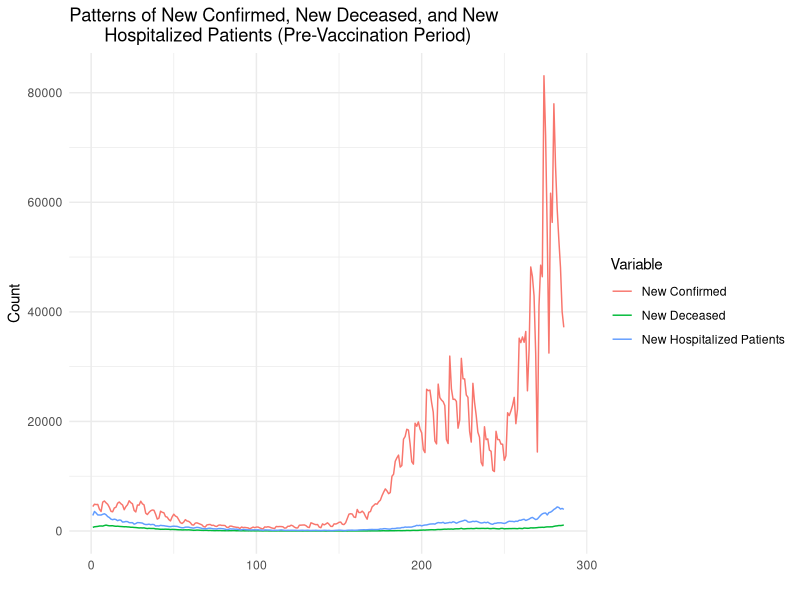
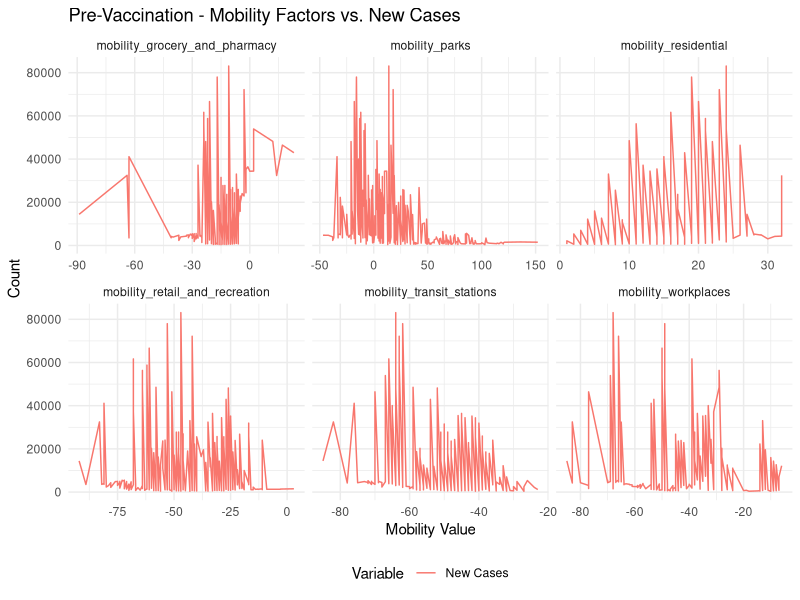
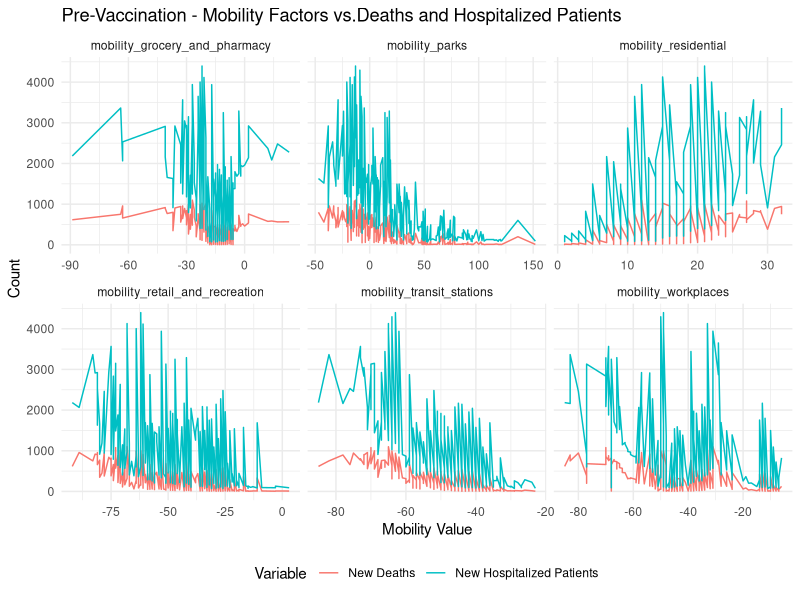
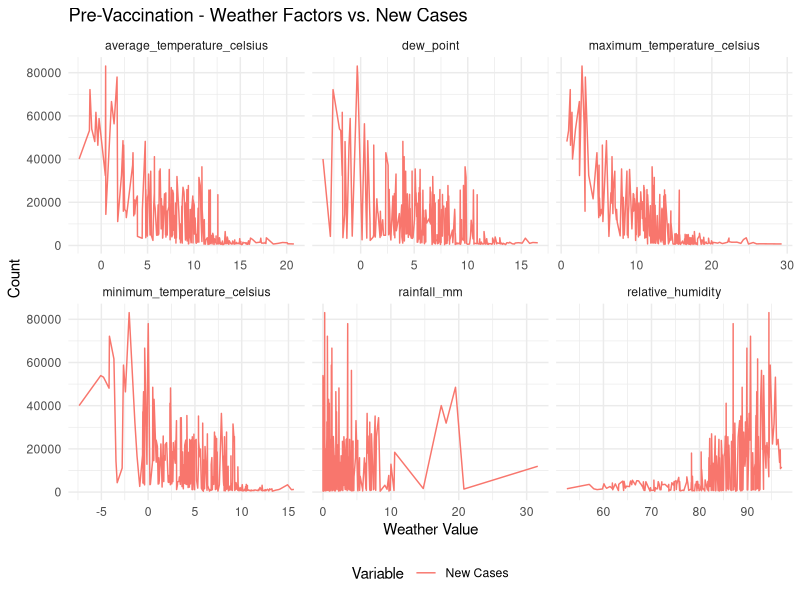
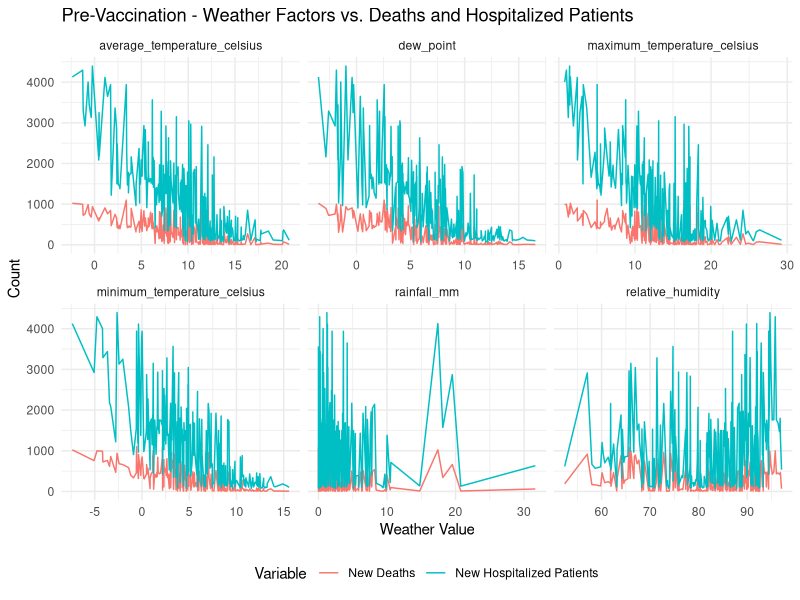
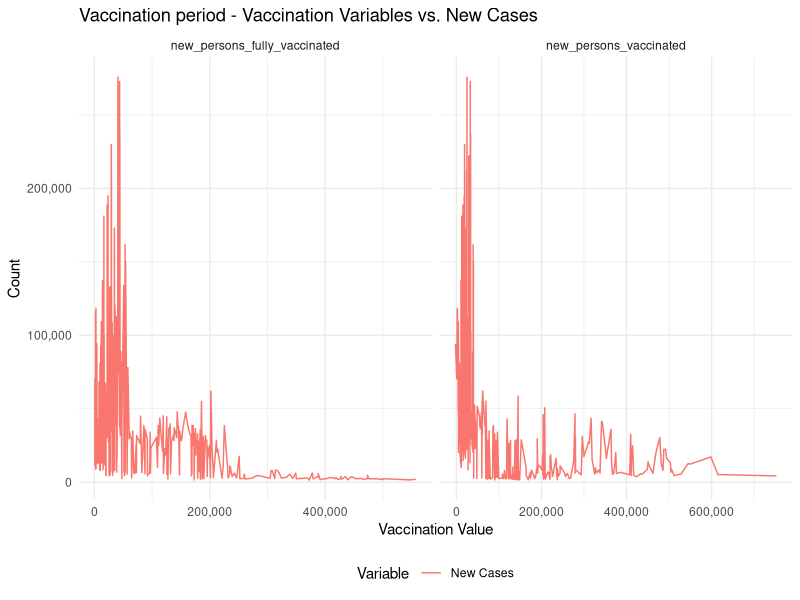
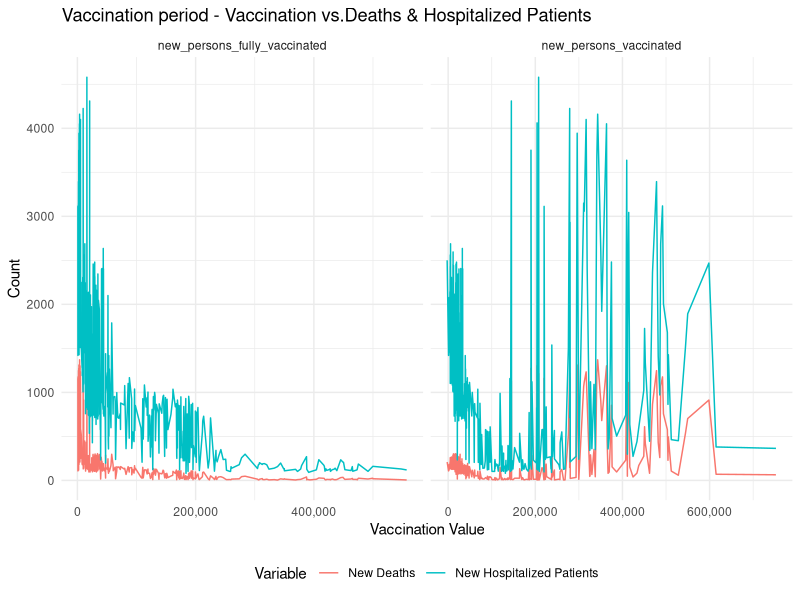
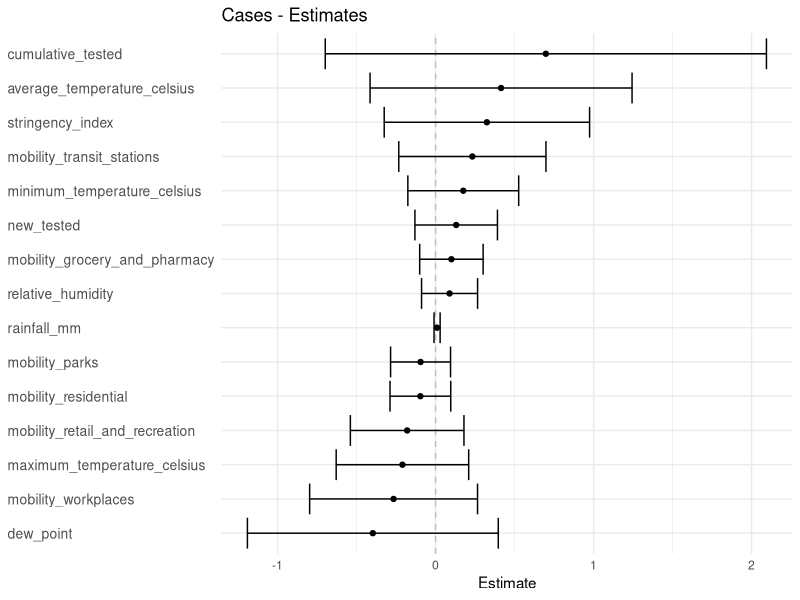

These charts were generated, in order, by the following R code:
## ---- chunk 1
knitr::opts_chunk$set(echo = TRUE, fig.height = 4)
## ---- chunk 2
library(ggplot2)
library(cowplot)
library(tidyverse)
library(caret)
## ---- chunk 3
pre_vaccination_data <- read.csv("UK Pre vaccination period.csv")
vaccination_data <- read.csv("UK Vaccination period.csv")
## ---- chunk 4
# Replace NA values with zeros
pre_vaccination_data[] <- lapply(pre_vaccination_data, function(x)
                                 replace(x, is.na(x), 0))

vaccination_data[] <- lapply(vaccination_data, function(x) 
                             replace(x, is.na(x), 0))
## ---- chunk 5
columns_to_format <- c("average_temperature_celsius",
                       "minimum_temperature_celsius",
                       "maximum_temperature_celsius", "rainfall_mm",
                       "dew_point", "relative_humidity")

# Rounding off the columns
pre_vaccination_data[, columns_to_format] <- round(pre_vaccination_data[,                                                      columns_to_format], 2)
vaccination_data[, columns_to_format] <- round(vaccination_data[,                                                          columns_to_format], 2)
## ---- chunk 6
# Display the structure and first few rows of the data-sets
str(pre_vaccination_data)
str(vaccination_data)
## ---- chunk 7
# Compute summary statistics
summary_pre_vacc <- summary(pre_vaccination_data)
summary_vacc <- summary(vaccination_data)

# Display the summary statistics
cat("Pre-Vaccination Data - Summary statistics:\n")
print(summary_pre_vacc)
cat("Vaccination Data - Summary statistics:\n")
print(summary_vacc)
## ---- chunk 8
# Create a sequence of row numbers to use as x-axis
row_numbers <- seq(nrow(pre_vaccination_data))

# Plot the patterns of cases, deaths and hospitalizations
ggplot()+
  geom_line(data = pre_vaccination_data, aes(x = row_numbers, 
                                             y = new_confirmed,    
                                             color = "New Confirmed"))+
  geom_line(data = pre_vaccination_data, aes(x = row_numbers, 
                                             y = new_deceased, 
                                             color = "New Deceased"))+
  geom_line(data = pre_vaccination_data, aes(x = row_numbers, 
                                  y = new_hospitalized_patients, 
                                  color = "New Hospitalized Patients"))+
  labs(title = "Patterns of New Confirmed, New Deceased, and New
       Hospitalized Patients (Pre-Vaccination Period)", x = " ", 
       y = "Count", color = "Variable") + theme_minimal()
## ---- chunk 9
# Create long format data for mobility variables
pre_vaccination_data_l <- pre_vaccination_data %>%
                          gather(key = "MobilityFactor", 
                                 value = "MobilityValue",
                                 starts_with("mobility_"))

# Create line plot for mobility factors against cases
lp_cases <- ggplot(data = pre_vaccination_data_l,aes(x = MobilityValue)) +
  geom_line(aes(y = new_confirmed, color = "New Cases")) +
  labs(title = "Pre-Vaccination - Mobility Factors vs. New Cases", 
       x = "Mobility Value", y = "Count", color = "Variable") +
  facet_wrap(~ MobilityFactor, scales = "free_x") + theme_minimal()

# Create line plot for mobility factors against deaths and hospital counts
lp_deaths_hospital <- ggplot(data = pre_vaccination_data_l, 
                             aes(x = MobilityValue)) +
  geom_line(aes(y = new_deceased, color = "New Deaths")) +
  geom_line(aes(y = new_hospitalized_patients, 
                color = "New Hospitalized Patients")) +
  # Adjust title for correct alignment
  labs(title = 
  "Pre-Vaccination - Mobility Factors vs.Deaths and Hospitalized Patients",
       x = "Mobility Value", y = "Count", color = "Variable") +
  facet_wrap(~ MobilityFactor, scales = "free_x") + theme_minimal()

# Combine line plots for mobility factors using cowplot
fig_cases <- plot_grid(lp_cases + theme(legend.position="bottom"),
                       ncol = 1, align = 'v', axis = 'lr')

fig_deaths_hospital <- plot_grid(lp_deaths_hospital + 
                                 theme(legend.position = "bottom"),
                                 ncol = 1, align = 'v', axis = 'lr')

# Print the two figures
print(fig_cases)
print(fig_deaths_hospital)

## ---- chunk 10
# Create long format data for weather variables
pre_vaccination_data_l <- pre_vaccination_data %>%
                          gather(key = "WeatherVariable", 
                                 value = "WeatherValue",
                                 average_temperature_celsius,
                                 minimum_temperature_celsius,
                                 maximum_temperature_celsius,
                                 rainfall_mm,
                                 dew_point,
                                 relative_humidity)

# Create line plot for weather variables against cases
lp_cases_weather <- ggplot(data = pre_vaccination_data_l, aes(x = WeatherValue)) +
  geom_line(aes(y = new_confirmed, color = "New Cases")) +
  labs(title = "Pre-Vaccination - Weather Factors vs. New Cases", 
       x = "Weather Value", y = "Count", color = "Variable") +
  facet_wrap(~ WeatherVariable, scales = "free_x") + theme_minimal()

# Create line plot for weather variables against deaths and hospital counts
lp_deaths_hospital_weather <- ggplot(data = pre_vaccination_data_l, aes(x = WeatherValue)) +
  geom_line(aes(y = new_deceased, color = "New Deaths")) +
  geom_line(aes(y = new_hospitalized_patients, color = "New Hospitalized Patients")) +
  # Adjust title for correct alignment
  labs(title = 
  "Pre-Vaccination - Weather Factors vs. Deaths and Hospitalized Patients",
       x = "Weather Value", y = "Count", color = "Variable") +
  facet_wrap(~ WeatherVariable, scales = "free_x") + theme_minimal()

# Combine line plots for weather variables using cowplot
fig_cases_weather <- plot_grid(lp_cases_weather + theme(legend.position = 
                               "bottom"), ncol = 1, align = 'v', 
                               axis = 'lr')

fig_deaths_hospital_weather <- plot_grid(lp_deaths_hospital_weather + 
                                         theme(legend.position = "bottom"),
                                         ncol = 1, align = 'v', 
                                         axis = 'lr')

# Print the two figures
print(fig_cases_weather)
print(fig_deaths_hospital_weather)

## ---- chunk 11
# Create long format data for vaccination variables
vaccination_data_l <- vaccination_data %>%
                      gather(key = "VaccinationVariable", 
                             value = "VaccinationValue",
                             new_persons_vaccinated,
                             new_persons_fully_vaccinated)

# Create line plot for vaccination variables against cases
lp_cases_vaccination <- ggplot(data = vaccination_data_l, 
                               aes(x = VaccinationValue)) +
  geom_line(aes(y = new_confirmed, color = "New Cases")) +
  labs(title = "Vaccination period - Vaccination Variables vs. New Cases", 
       x = "Vaccination Value", y = "Count", color = "Variable") +
  facet_wrap(~ VaccinationVariable, scales = "free_x") + theme_minimal() +
  scale_x_continuous(labels = scales::comma_format()) +
  scale_y_continuous(labels = scales::comma_format())

# Create line plot for vaccination variables against deaths and hospital counts
lp_deaths_hospital_vaccination <- ggplot(data = vaccination_data_l,
                                         aes(x = VaccinationValue)) +
  geom_line(aes(y = new_deceased, color = "New Deaths")) +
  geom_line(aes(y = new_hospitalized_patients, color = 
                "New Hospitalized Patients")) +
  # Adjust title for correct alignment
  labs(title = 
"Vaccination period - Vaccination vs.Deaths & Hospitalized Patients",
       x = "Vaccination Value", y = "Count", color = "Variable") +
  facet_wrap(~ VaccinationVariable, scales = "free_x") + theme_minimal() +
  scale_x_continuous(labels = scales::comma_format())

# Combine line plots for vaccination variables using cowplot
fig_cases_vaccination <- plot_grid(lp_cases_vaccination +
                                   theme(legend.position = "bottom"),
                                   ncol = 1, align = 'v', axis = 'lr')

fig_deaths_hospital_vaccination <- plot_grid(lp_deaths_hospital_vaccination
                                             + theme(legend.position =
                                             "bottom"), ncol = 1, 
                                             align = 'v', axis = 'lr')

# Print the two figures
print(fig_cases_vaccination)
print(fig_deaths_hospital_vaccination)

## ---- chunk 12

# Define the predictor and response variables
# pvd - pre vaccination data
predictors_pvd <- pre_vaccination_data %>%
  select(new_tested, cumulative_tested, mobility_retail_and_recreation,
         mobility_grocery_and_pharmacy, mobility_parks,
         mobility_transit_stations, mobility_workplaces,
         mobility_residential, stringency_index,
         average_temperature_celsius, minimum_temperature_celsius,
         maximum_temperature_celsius, rainfall_mm, dew_point,
         relative_humidity)

responses_pvd <- pre_vaccination_data %>%
  select(new_confirmed, new_deceased, cumulative_confirmed,
         cumulative_deceased, new_hospitalized_patients,
         cumulative_hospitalized_patients, current_hospitalized_patients,
         current_ventilator_patients)

# Scale the data
predictors_pvd <- scale(predictors_pvd)
responses_pvd <- scale(responses_pvd)

# Convert scaled variables back to a data frame
predictors_pvd <- as.data.frame(predictors_pvd)
responses_pvd <- as.data.frame(responses_pvd)

# Data splitting into train and test sets
set.seed(123)  # Set seed for reproducibility
train_index_pvd <- createDataPartition(1:nrow(pre_vaccination_data), 
                                       p = 0.7, list = FALSE)
train_data_pvd <- predictors_pvd[train_index_pvd, ]
train_response_pvd <- responses_pvd[train_index_pvd, ]

test_data_pvd <- predictors_pvd[-train_index_pvd, ]
test_response_pvd <- responses_pvd[-train_index_pvd, ]
## ---- chunk 13
# Combine response variables into a multivariate response data frame
# pvd - pre vaccination data
train_response_multivariate_pvd <- as.matrix(train_response_pvd)

# Build the MLR model using train data
pvd_model <- lm(train_response_multivariate_pvd ~ ., data = train_data_pvd)
## ---- chunk 14
# Evaluate the model using test data
# pvd - pre vaccination data
predictions_pvd <- predict(pvd_model, newdata = test_data_pvd)

# Combine response variables into a multivariate response data frame
test_response_multivariate_pvd <- as.matrix(test_response_pvd)

# Calculate Mean Squared Error (MSE) as an evaluation metric
mse_pvd <- mean((predictions_pvd - test_response_multivariate_pvd)^2)
rmse_pvd <- sqrt(mse_pvd)
# Print the MSE
cat("Mean Squared Error (MSE):", mse_pvd, "\n")
cat("Root Mean Squared Error (RMSE):", rmse_pvd, "\n")
## ---- chunk 15
summary(pvd_model)
## ---- chunk 16
# Extracting estimates from summary
pvs <- summary(pvd_model)

estimate_pvsnc <- (coef(pvs)[[paste("Response", "new_confirmed")]])[,"Estimate"]
# Create a data frame for the estimates and their labels
estimate_data_pvsnc <- data.frame(
  Variable = names(estimate_pvsnc),
  Estimate = estimate_pvsnc
)

estimate_pvsnd <- (coef(pvs)[[paste("Response", "new_deceased")]])[,"Estimate"]
# Create a data frame for the estimates and their labels
estimate_data_pvsnd <- data.frame(
  Variable = names(estimate_pvsnd),
  Estimate = estimate_pvsnd
)

estimate_pvsnh <- (coef(pvs)[[paste("Response", "new_hospitalized_patients")]])[,"Estimate"]
# Create a data frame for the estimates and their labels
estimate_data_pvsnh <- data.frame(
  Variable = names(estimate_pvsnh),
  Estimate = estimate_pvsnh
)

eplot1 <- ggplot(estimate_data_pvsnc[-1,], 
                 aes(x = Estimate, y = fct_reorder(Variable, Estimate))) +
  geom_vline(xintercept = 0, linetype = "dashed", color = "gray") +
  geom_point() +
  geom_errorbarh(aes(xmin = Estimate - 2 * abs(Estimate), 
                     xmax = Estimate + 2 * abs(Estimate))) +
  labs(title = "Cases - Estimates", x = "Estimate") +
  theme_minimal() +
  theme(axis.text.y = element_text(size = 10, hjust = 0), 
        axis.title.y = element_blank())

eplot2 <- ggplot(estimate_data_pvsnd[-1,], 
                 aes(x = Estimate, y = fct_reorder(Variable, Estimate))) +
  geom_vline(xintercept = 0, linetype = "dashed", color = "gray") +
  geom_point() +
  geom_errorbarh(aes(xmin = Estimate - 2 * abs(Estimate), 
                     xmax = Estimate + 2 * abs(Estimate))) +
  labs(title = "Deaths - Estimates", x = "Estimate") +
  theme_minimal() +
  theme(axis.text.y = element_text(size = 10, hjust = 0), 
        axis.title.y = element_blank())

eplot3 <- ggplot(estimate_data_pvsnh[-1,], 
                 aes(x = Estimate, y = fct_reorder(Variable, Estimate))) +
  geom_vline(xintercept = 0, linetype = "dashed", color = "gray") +
  geom_point() +
  geom_errorbarh(aes(xmin = Estimate - 2 * abs(Estimate), 
                     xmax = Estimate + 2 * abs(Estimate))) +
  labs(title = "Hospitalizations - Estimates", x = "Estimate") +
  theme_minimal() +
  theme(axis.text.y = element_text(size = 10, hjust = 0), 
        axis.title.y = element_blank())

# Display the plots
eplot1
eplot2
eplot3
## ---- chunk 17

# Define the predictor and response variables
# vd - vaccination data
predictors_vd <- vaccination_data %>%
  select(new_tested, cumulative_tested, new_persons_vaccinated,
         cumulative_persons_vaccinated,	new_persons_fully_vaccinated,
         cumulative_persons_fully_vaccinated,
         mobility_retail_and_recreation,
         mobility_grocery_and_pharmacy, mobility_parks,
         mobility_transit_stations, mobility_workplaces,
         mobility_residential, stringency_index,
         average_temperature_celsius, minimum_temperature_celsius,
         maximum_temperature_celsius, rainfall_mm, dew_point,
         relative_humidity)

responses_vd <- vaccination_data %>%
  select(new_confirmed, new_deceased, cumulative_confirmed,
         cumulative_deceased, new_hospitalized_patients,
         cumulative_hospitalized_patients, current_hospitalized_patients,
         current_ventilator_patients)

# Scale the data
predictors_vd <- scale(predictors_vd)
responses_vd <- scale(responses_vd)

# Convert scaled variables back to a data frame
predictors_vd <- as.data.frame(predictors_vd)
responses_vd <- as.data.frame(responses_vd)

# Data splitting into train and test sets
set.seed(123)  # Set seed for reproducibility
train_index_vd <- createDataPartition(1:nrow(vaccination_data), 
                                      p = 0.7, list = FALSE)
train_data_vd <- predictors_vd[train_index_vd, ]
train_response_vd <- responses_vd[train_index_vd, ]

test_data_vd <- predictors_vd[-train_index_vd, ]
test_response_vd <- responses_vd[-train_index_vd, ]
## ---- chunk 18
# Combine response variables into a multivariate response data frame
train_response_multivariate_vd <- as.matrix(train_response_vd)

# Build the MLR model using train data
vd_model <- lm(train_response_multivariate_vd ~ ., data = train_data_vd)
## ---- chunk 19
# Evaluate the model using test data
predictions_vd <- predict(vd_model, newdata = test_data_vd)

# Combine response variables into a multivariate response data frame
test_response_multivariate_vd <- as.matrix(test_response_vd)

# Calculate Mean Squared Error (MSE) as an evaluation metric
mse_vd <- mean((predictions_vd - test_response_multivariate_vd)^2)
rmse_vd <- sqrt(mse_vd)

# Print the MSE and RMSE
cat("Mean Squared Error (MSE):", mse_vd, "\n")
cat("Root Mean Squared Error (RMSE):", rmse_vd, "\n")
## ---- chunk 20
summary(vd_model)
## ---- chunk 21
#Extracting Estimates from summary
vs <- summary(vd_model)

estimate_vsnc <- (coef(vs)[[paste("Response", "new_confirmed")]])[,"Estimate"]
# Create a data frame for the estimates and their labels
estimate_data_vsnc <- data.frame(
  Variable = names(estimate_vsnc),
  Estimate = estimate_vsnc
)

estimate_vsnd <- (coef(vs)[[paste("Response", "new_deceased")]])[,"Estimate"]
# Create a data frame for the estimates and their labels
estimate_data_vsnd <- data.frame(
  Variable = names(estimate_vsnd),
  Estimate = estimate_vsnd
)

estimate_vsnh <- (coef(vs)[[paste("Response", "new_hospitalized_patients")]])[,"Estimate"]
# Create a data frame for the estimates and their labels
estimate_data_vsnh <- data.frame(
  Variable = names(estimate_vsnh),
  Estimate = estimate_vsnh
)

eplot4 <- ggplot(estimate_data_vsnc[-1,], 
                 aes(x = Estimate, y = fct_reorder(Variable, Estimate))) +
  geom_vline(xintercept = 0, linetype = "dashed", color = "gray") +
  geom_point() +
  geom_errorbarh(aes(xmin = Estimate - 2 * abs(Estimate), 
                     xmax = Estimate + 2 * abs(Estimate))) +
  labs(title = "Cases - Estimates", x = "Estimate") +
  theme_minimal() +
  theme(axis.text.y = element_text(size = 10, hjust = 0), 
        axis.title.y = element_blank())

eplot5 <- ggplot(estimate_data_vsnd[-1,], 
                 aes(x = Estimate, y = fct_reorder(Variable, Estimate))) +
  geom_vline(xintercept = 0, linetype = "dashed", color = "gray") +
  geom_point() +
  geom_errorbarh(aes(xmin = Estimate - 2 * abs(Estimate), 
                     xmax = Estimate + 2 * abs(Estimate))) +
  labs(title = "Deaths - Estimates", x = "Estimate") +
  theme_minimal() +
  theme(axis.text.y = element_text(size = 10, hjust = 0), 
        axis.title.y = element_blank())

eplot6 <- ggplot(estimate_data_vsnh, 
                 aes(x = Estimate, y = fct_reorder(Variable, Estimate))) +
  geom_vline(xintercept = 0, linetype = "dashed", color = "gray") +
  geom_point() +
  geom_errorbarh(aes(xmin = Estimate - 2 * abs(Estimate), 
                     xmax = Estimate + 2 * abs(Estimate))) +
  labs(title = "Hospitalizations - Estimates", x = "Estimate") +
  theme_minimal() +
  theme(axis.text.y = element_text(size = 10, hjust = 0), 
        axis.title.y = element_blank())

# Display the plots
eplot4
eplot5
eplot6
